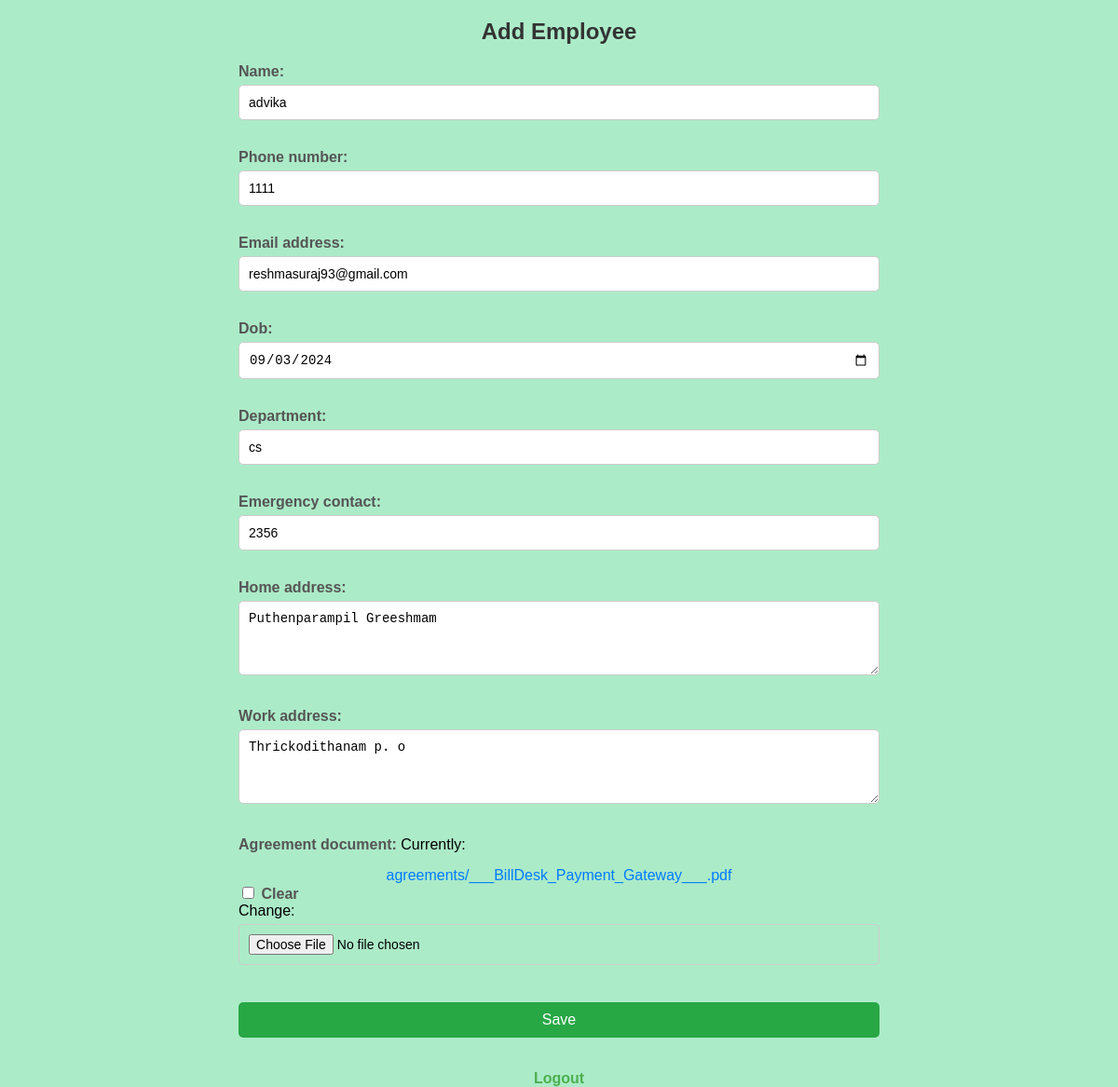
The page /update/3/ on the database its author committed.
### directory/models.py (models this page shows, shortened)
class Employee(models.Model):
    name = models.CharField(max_length=100)
    phone_number = models.CharField(max_length=15)
    email_address = models.EmailField()
    dob = models.DateField()
    department = models.CharField(max_length=100)
    emergency_contact = models.CharField(max_length=15)
    home_address = models.TextField()
    work_address = models.TextField()
    agreement_document = models.FileField(upload_to='agreements/', blank=True, null=True)
    additional_document = models.FileField(upload_to='documents/', blank=True, null=True)

### directory/views.py (the view)
# urls.py: path('update/<int:pk>/', views.employee_update, name='employee_update'),
def employee_update(request, pk):
    employee = get_object_or_404(Employee, pk=pk)
    if request.method == 'POST':
        form = EmployeeForm(request.POST, request.FILES, instance=employee)  # Include request.FILES here
        if form.is_valid():
            form.save()
            return redirect('employee_list')
    else:
        form = EmployeeForm(instance=employee)
    return render(request, 'directory/add_employee.html', {'form': form})

### directory/forms.py
class EmployeeForm(forms.ModelForm):
    class Meta:
        model = Employee
        fields = [
            'name', 'phone_number', 'email_address', 'dob',
            'department', 'emergency_contact', 'home_address',
            'work_address', 'agreement_document'
        ]
        widgets = {
            'dob': forms.DateInput(attrs={'type': 'date'}),
        }

### templates/directory/add_employee.html (shortened to what this page needs)
<!DOCTYPE html>
<html lang="en">
<head>
</head>
<body>
    <form method="post" enctype="multipart/form-data">
         <h2>Add Employee</h2>
        {{ form.as_p }}
        <button type="submit">Save</button>
        <div class="footer-links">
            <a href="{% url 'logout' %}" class="logout-link">Logout</a>
        </div>
    </form>
</body>
</html>

### templates/directory/add_employee.html (style rules this page uses)
body { background: #acebc8; font-family: Arial, sans-serif; margin: 0; padding: 0; display: flex; justify-content: center; align-items: center; min-height: 100vh; box-sizing: border-box; }
h2 { color: #333; text-align: center; margin-bottom: 20px; font-size: 24px; }
form p { margin-bottom: 15px; }
label { font-weight: bold; color: #555; }
input[type="text"], input[type="email"], input[type="password"], input[type="file"], select, textarea, input[type="date"] { width: 100%; padding: 10px; margin-top: 5px; margin-bottom: 15px; border: 1px solid #ccc; border-radius: 5px; font-size: 14px; box-sizing: border-box; }
textarea { height: 80px; resize: vertical; }
button { background-color: #28a745; color: #fff; border: none; border-radius: 5px; padding: 10px; cursor: pointer; font-size: 16px; width: 100%; margin-top: 10px; transition: background-color 0.3s; }
a { display: inline-block; margin-top: 15px; color: #007bff; text-decoration: none; transition: color 0.3s; text-align: center; width: 100%; }
.footer-links { display: flex; justify-content: center; gap: 15px; margin-top: 20px; }
.footer-links a { color: #4CAF50; text-decoration: none; font-weight: bold; }

### rows shown on the page
Employee: name "advika", phone_number "1111", email_address "reshmasuraj93@gmail.com", dob "09/03/2024", department "cs", emergency_contact "2356", home_address "Puthenparampil Greeshmam", work_address "Thrickodithanam p. o"
